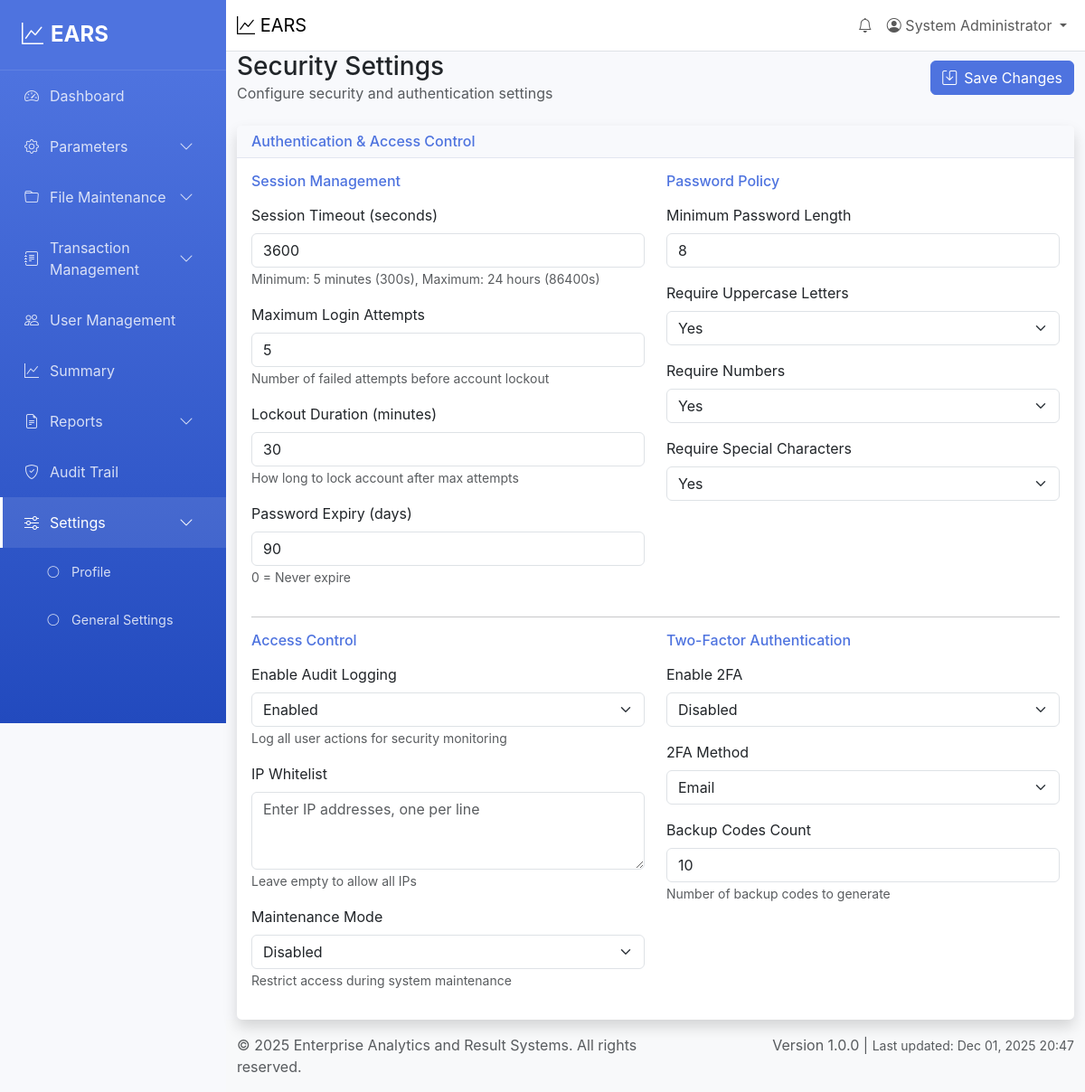
The app's page /settings/security (signed in) with its own data.
### tables this page shows
CREATE TABLE accounting_parameters (
    id INT AUTO_INCREMENT PRIMARY KEY,
    parameter_name VARCHAR(100) NOT NULL,
    parameter_value TEXT,
    description TEXT,
    category VARCHAR(50) DEFAULT 'general',
    created_at TIMESTAMP DEFAULT CURRENT_TIMESTAMP,
    updated_at TIMESTAMP DEFAULT CURRENT_TIMESTAMP ON UPDATE CURRENT_TIMESTAMP
);

### views/settings/security.php (the view, shortened to what the rows shown need)
<div class="row">
    <div class="col-12">
        <div class="d-flex justify-content-between align-items-center mb-4">
            <div>
                <h1 class="h3 mb-0">Security Settings</h1>
                <p class="text-muted mb-0">Configure security and authentication settings</p>
            </div>
            <button type="button" class="btn btn-primary" onclick="saveSecuritySettings()" id="saveBtn">
                <i class="bi bi-save me-2"></i>Save Changes
            </button>
        </div>
    </div>
</div>
<div class="row">
    <div class="col-12">
        <div class="card shadow">
            <div class="card-header">
                <h6 class="m-0 font-weight-bold text-primary">Authentication & Access Control</h6>
            </div>
            <div class="card-body">
                <form id="securitySettingsForm">
                    <div class="row">
                        <div class="col-md-6">
                            <h6 class="text-primary mb-3">Session Management</h6>
                            <div class="mb-3">
                                <label for="session_timeout" class="form-label">Session Timeout (seconds)</label>
                                <input type="number" class="form-control" id="session_timeout" name="session_timeout"
                                       value="<?= htmlspecialchars(getParameterValue($parameters, 'session_timeout', '3600')) ?>" min="300" max="86400">
                                <small class="form-text text-muted">Minimum: 5 minutes (300s), Maximum: 24 hours (86400s)</small>
                            </div>
                            <div class="mb-3">
                                <label for="max_login_attempts" class="form-label">Maximum Login Attempts</label>
                                <input type="number" class="form-control" id="max_login_attempts" name="max_login_attempts"
                                       value="<?= htmlspecialchars(getParameterValue($parameters, 'max_login_attempts', '5')) ?>" min="3" max="10">
                                <small class="form-text text-muted">Number of failed attempts before account lockout</small>
                            </div>
                            <div class="mb-3">
                                <label for="lockout_duration" class="form-label">Lockout Duration (minutes)</label>
                                <input type="number" class="form-control" id="lockout_duration" name="lockout_duration"
                                       value="<?= htmlspecialchars(getParameterValue($parameters, 'lockout_duration', '30')) ?>" min="5" max="1440">
                                <small class="form-text text-muted">How long to lock account after max attempts</small>
                            </div>
                            <div class="mb-3">
                                <label for="password_expiry_days" class="form-label">Password Expiry (days)</label>
                                <input type="number" class="form-control" id="password_expiry_days" name="password_expiry_days"
                                       value="<?= htmlspecialchars(getParameterValue($parameters, 'password_expiry_days', '90')) ?>" min="0" max="365">
                                <small class="form-text text-muted">0 = Never expire</small>
                            </div>
                        </div>
                        <div class="col-md-6">
                            <h6 class="text-primary mb-3">Password Policy</h6>
                            <div class="mb-3">
                                <label for="min_password_length" class="form-label">Minimum Password Length</label>
                                <input type="number" class="form-control" id="min_password_length" name="min_password_length"
                                       value="<?= htmlspecialchars(getParameterValue($parameters, 'min_password_length', '8')) ?>" min="6" max="20">
                            </div>
                            <div class="mb-3">
                                <label for="require_uppercase" class="form-label">Require Uppercase Letters</label>
                                <select class="form-select" id="require_uppercase" name="require_uppercase">
                                    <option value="1" <?= getParameterValue($parameters, 'require_uppercase') === '1' ? 'selected' : '' ?>>Yes</option>
                                </select>
                            </div>
                            <div class="mb-3">
                                <label for="require_numbers" class="form-label">Require Numbers</label>
                                <select class="form-select" id="require_numbers" name="require_numbers">
                                    <option value="1" <?= getParameterValue($parameters, 'require_numbers') === '1' ? 'selected' : '' ?>>Yes</option>
                                </select>
                            </div>
                            <div class="mb-3">
                                <label for="require_special_chars" class="form-label">Require Special Characters</label>
                                <select class="form-select" id="require_special_chars" name="require_special_chars">
                                    <option value="1" <?= getParameterValue($parameters, 'require_special_chars') === '1' ? 'selected' : '' ?>>Yes</option>
                                </select>
                            </div>
                        </div>
                    </div>
                    <hr>
                    <div class="row">
                        <div class="col-md-6">
                            <h6 class="text-primary mb-3">Access Control</h6>
                            <div class="mb-3">
                                <label for="enable_audit_log" class="form-label">Enable Audit Logging</label>
                                <select class="form-select" id="enable_audit_log" name="enable_audit_log">
                                    <option value="1" <?= getParameterValue($parameters, 'enable_audit_log') === '1' ? 'selected' : '' ?>>Enabled</option>
                                </select>
                                <small class="form-text text-muted">Log all user actions for security monitoring</small>
                            </div>
                            <div class="mb-3">
                                <label for="ip_whitelist" class="form-label">IP Whitelist</label>
                                <textarea class="form-control" id="ip_whitelist" name="ip_whitelist" rows="3" placeholder="Enter IP addresses, one per line"><?= htmlspecialchars(getParameterValue($parameters, 'ip_whitelist')) ?></textarea>
                                <small class="form-text text-muted">Leave empty to allow all IPs</small>
                            </div>
                            <div class="mb-3">
                                <label for="maintenance_mode" class="form-label">Maintenance Mode</label>
                                <select class="form-select" id="maintenance_mode" name="maintenance_mode">
                                    <option value="0" <?= getParameterValue($parameters, 'maintenance_mode') === '0' ? 'selected' : '' ?>>Disabled</option>
                                </select>
                                <small class="form-text text-muted">Restrict access during system maintenance</small>
                            </div>
                        </div>
                        <div class="col-md-6">
                            <h6 class="text-primary mb-3">Two-Factor Authentication</h6>
                            <div class="mb-3">
                                <label for="enable_2fa" class="form-label">Enable 2FA</label>
                                <select class="form-select" id="enable_2fa" name="enable_2fa">
                                    <option value="0" <?= getParameterValue($parameters, 'enable_2fa') === '0' ? 'selected' : '' ?>>Disabled</option>
                                </select>
                            </div>
                            <div class="mb-3">
                                <label for="2fa_method" class="form-label">2FA Method</label>
                                <select class="form-select" id="2fa_method" name="2fa_method">
                                    <option value="email" <?= getParameterValue($parameters, '2fa_method') === 'email' ? 'selected' : '' ?>>Email</option>
                                </select>
                            </div>
                            <div class="mb-3">
                                <label for="backup_codes_count" class="form-label">Backup Codes Count</label>
                                <input type="number" class="form-control" id="backup_codes_count" name="backup_codes_count"
                                       value="<?= htmlspecialchars(getParameterValue($parameters, 'backup_codes_count', '10')) ?>" min="5" max="20">
                                <small class="form-text text-muted">Number of backup codes to generate</small>
                            </div>
                        </div>
                    </div>
                </form>
            </div>
        </div>
    </div>
</div>
<?php
function getParameterValue($parameters, $name, $default = '') {
    foreach ($parameters as $param) {
        if ($param['parameter_name'] === $name) {
            return $param['parameter_value'];
        }
    }
    return $default;
}
?>

### records on screen
accounting_parameters: session_timeout "3600"
accounting_parameters: max_login_attempts "5"
accounting_parameters: lockout_duration "30"
accounting_parameters: password_expiry_days "90"
accounting_parameters: min_password_length "8"
accounting_parameters: require_uppercase "Yes"
accounting_parameters: require_numbers "Yes"
accounting_parameters: require_special_chars "Yes"
accounting_parameters: enable_audit_log "Enabled"
accounting_parameters: maintenance_mode "Disabled"
accounting_parameters: enable_2fa "Disabled"
accounting_parameters: parameter_value "Email"
accounting_parameters: backup_codes_count "10"

### other values on screen
$user['full_name'] "System Administrator"
APP_NAME "Enterprise Analytics and Result Systems"
APP_VERSION "1.0.0"
